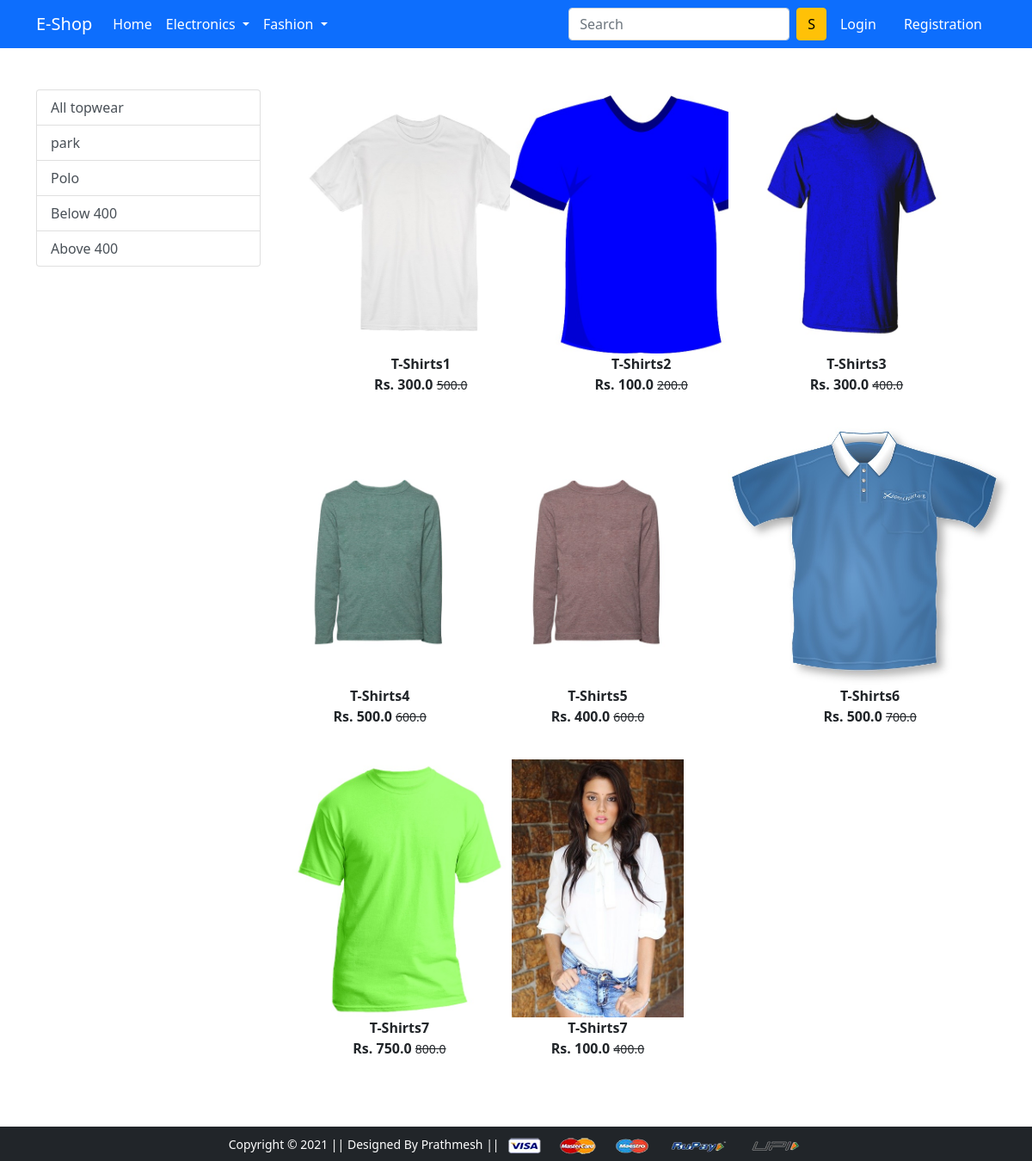
Screenshot of /topwear/ with the database file from the repository.
### app/models.py (models this page shows, shortened)
class Product(models.Model):
 title = models.CharField(max_length=100)
 selling_price = models.FloatField()
 discounted_price = models.FloatField()
 description = models.TextField()
 brand = models.CharField(max_length=100)
 category = models.CharField( choices=CATEGORY_CHOICES, max_length=2)
 product_image = models.ImageField(upload_to='productimg')

### app/views.py (the view)
# urls.py: path('topwear/', views.topwear, name='topwear'),
def topwear(request, data=None):
    if data == None:
        topwears = Product.objects.filter(category='TW')
    elif data == 'park' or data == 'Polo':
        topwears = Product.objects.filter(category='TW').filter(brand=data)
    elif data == 'below':
        topwears = Product.objects.filter(category='TW').filter(discounted_price__lt=400)
    elif data == 'above':
        topwears = Product.objects.filter(category='TW').filter(discounted_price__gt=400)
    return render(request, 'app/topwear.html', {'topwear': topwears})

### app/templates/app/topwear.html (shortened to what this page needs)
{% extends 'app/base.html' %}
{% load static %}
{% block main-content %}
<div class="container my-5">
 <div class="row">
  <div class="col-sm-3">
   <div class="list-group">
     <a href="{% url 'topwear' %}" class="list-group-item list-group-item-action" aria-current="true">All topwear</a>
     <a href="{% url 'topweardata' 'park'  %}" class="list-group-item list-group-item-action" aria-current="true">park</a>
     <a href="{% url 'topweardata' 'Polo'  %}" class="list-group-item list-group-item-action">Polo</a>
     <a href="{% url 'topweardata' 'below'  %}" class="list-group-item list-group-item-action">Below 400</a>
     <a href="{% url 'topweardata' 'above'  %}" class="list-group-item list-group-item-action">Above 400</a>
   </div>
  </div>
  <div class="col-sm-8">
   <div class="row">
    {% for product in topwear %}
     <div class="col-sm-4 text-center mb-4">
      <a href="{% url 'product-detail' product.id %}" class="btn">
       <div class="item">
        <img src="{{product.product_image.url}}" alt="" height="300" class="">
        <div class="fw-bold">{{product.title}}</div>
        <div class="fw-bold">Rs. {{product.discounted_price}} <small class="fw-light text-decoration-line-through">{{product.selling_price}}</small></div>
       </div>
      </a>
     </div>
    {% endfor %}
   </div>
  </div>
 </div>
</div>
{% endblock main-content %}

### app/templates/app/base.html (shortened to what this page needs)
<!doctype html>
{% load static %}
<html lang="en">
  <head>
    <link href="https://cdn.jsdelivr.net/npm/bootstrap@5.0.0-beta1/dist/css/bootstrap.min.css" rel="stylesheet">
    <link rel="stylesheet" href="{% static 'app/css/owl.carousel.min.css' %}">
    <link rel="stylesheet" href="{% static 'app/css/all.min.css' %}">
    <link rel="stylesheet" href="{% static 'app/css/style.css' %}">
  </head>
  <body>
    <nav class="navbar navbar-expand-lg navbar-dark bg-primary">
     <div class="container">
       <a class="navbar-brand" href="/">E-Shop</a>
       <div class="collapse navbar-collapse" id="navbarSupportedContent">
         <ul class="navbar-nav me-auto mb-2 mb-lg-0">
           <li class="nav-item">
             <a class="nav-link active" aria-current="page" href="/">Home</a>
           </li>
           <li class="nav-item dropdown">
             <a class="nav-link dropdown-toggle text-white" href="#" id="electronicsDropdown" role="button" data-bs-toggle="dropdown" aria-expanded="false">
               Electronics
             </a>
           </li>
           <li class="nav-item dropdown">
             <a class="nav-link dropdown-toggle text-white" href="#" id="fashionDropdown" role="button" data-bs-toggle="dropdown" aria-expanded="false">
               Fashion
             </a>
           </li>
         </ul>
         <form class="d-flex">
           <input class="form-control me-2" type="search" placeholder="Search" aria-label="Search">
           <button class="btn btn-warning" type="submit">S</button>
         </form>
         <div>
          <ul class="navbar-nav me-auto mb-2 mb-lg-0">
          {% if request.user.is_authenticated %}
           <li class="nav-item dropdown mx-2">
              <a class="nav-link dropdown-toggle text-white" href="#" id="profileDropdown" role="button" data-bs-toggle="dropdown" aria-expanded="false">
                {{request.user.username|capfirst}}
              </a>
              <ul class="dropdown-menu" aria-labelledby="profileDropdown">
                <li><a class="dropdown-item" href="{% url 'profile' %}">Profile</a></li>
                <li><a class="dropdown-item" href="{% url 'orders' %}">Orders</a></li>
                <li><a class="dropdown-item" href="{% url 'passwordchange' %}">Change Password</a></li>
                <li><a class="dropdown-item" href="{% url 'logout' %}">Logout</a></li>
              </ul>
            </li>
            <li class="nav-item mx-2">
             <a href="{% url 'showcart' %}" class="nav-link text-white"><span class="badge bg-danger">{{totalitem}}</span> Cart </a>
            </li>
          {% else %}
            <li class="nav-item mx-2">
             <a href="{% url 'login' %}" class="nav-link text-white">Login</a>
            </li>
            <li class="nav-item mx-2">
             <a href="{% url 'customerregistration' %}" class="nav-link text-white">Registration</a>
            </li>
          {% endif %}
          </ul>
         </div>
       </div>
     </div>
    </nav>
    {% block main-content %} {% endblock main-content %}
    <footer class="container-fluid bg-dark text-center p-2 mt-5">
        <small class="text-white">Copyright &copy; 2021 || Designed By Prathmesh || </small>
        <img src="{% static 'app/images/payment.png' %}" alt="" srcset="" class="img-fluid" height="2px">
    </footer>
  </body>
</html>

### rows the page displays
Product: product_image (picture), title "T-Shirts1", discounted_price "300.0", selling_price "500.0"
Product: product_image (picture), title "T-Shirts2", discounted_price "100.0", selling_price "200.0"
Product: product_image (picture), title "T-Shirts3", discounted_price "300.0", selling_price "400.0"
Product: product_image (picture), title "T-Shirts4", discounted_price "500.0", selling_price "600.0"
Product: product_image (picture), title "T-Shirts5", discounted_price "400.0", selling_price "600.0"
Product: product_image (picture), title "T-Shirts6", discounted_price "500.0", selling_price "700.0"
Product: product_image (picture), title "T-Shirts7", discounted_price "750.0", selling_price "800.0"
Product: product_image (picture), title "T-Shirts7", discounted_price "100.0", selling_price "400.0"
